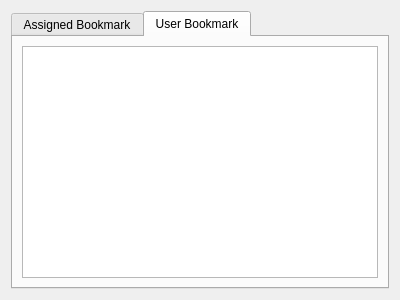
<?xml version="1.0" encoding="UTF-8"?>
<ui version="4.0">
 <class>ZFlyEmBookmarkWidget</class>
 <widget class="QWidget" name="ZFlyEmBookmarkWidget">
  <property name="geometry">
   <rect>
    <x>0</x>
    <y>0</y>
    <width>400</width>
    <height>300</height>
   </rect>
  </property>
  <property name="windowTitle">
   <string>Form</string>
  </property>
  <layout class="QVBoxLayout" name="verticalLayout">
   <item>
    <widget class="QTabWidget" name="tabWidget">
     <property name="currentIndex">
      <number>1</number>
     </property>
     <widget class="QWidget" name="tab">
      <attribute name="title">
       <string>Assigned Bookmark</string>
      </attribute>
      <layout class="QVBoxLayout" name="verticalLayout_2">
       <item>
        <widget class="ZFlyEmBookmarkView" name="tableView"/>
       </item>
      </layout>
     </widget>
     <widget class="QWidget" name="tab_2">
      <attribute name="title">
       <string>User Bookmark</string>
      </attribute>
      <layout class="QVBoxLayout" name="verticalLayout_3">
       <item>
        <widget class="ZFlyEmBookmarkView" name="userBookmarkTableView"/>
       </item>
      </layout>
     </widget>
    </widget>
   </item>
  </layout>
 </widget>
 <customwidgets>
  <customwidget>
   <class>ZFlyEmBookmarkView</class>
   <extends>QTableView</extends>
   <header>flyem/zflyembookmarkview.h</header>
  </customwidget>
 </customwidgets>
 <resources/>
 <connections/>
</ui>
